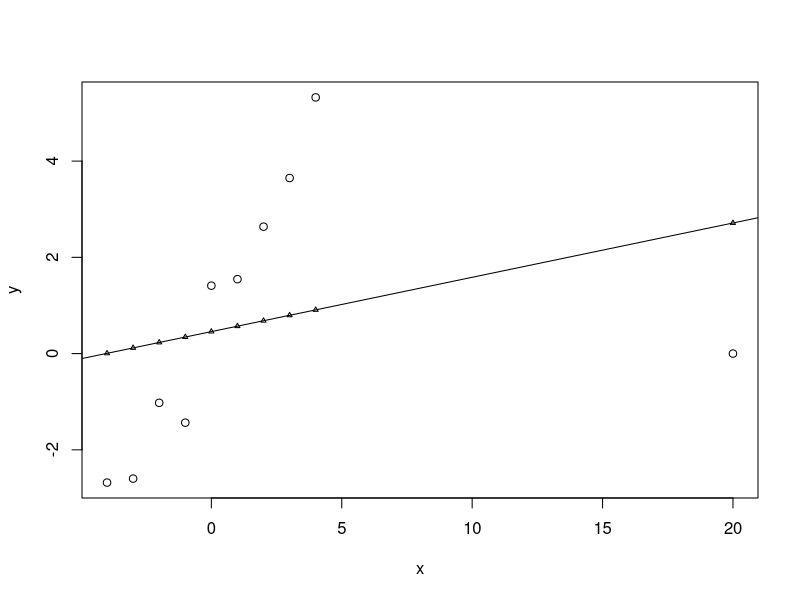
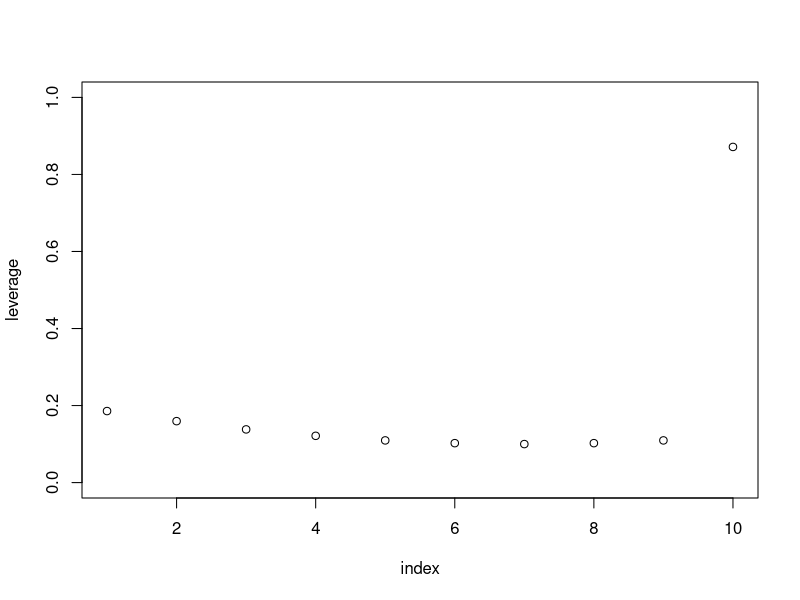
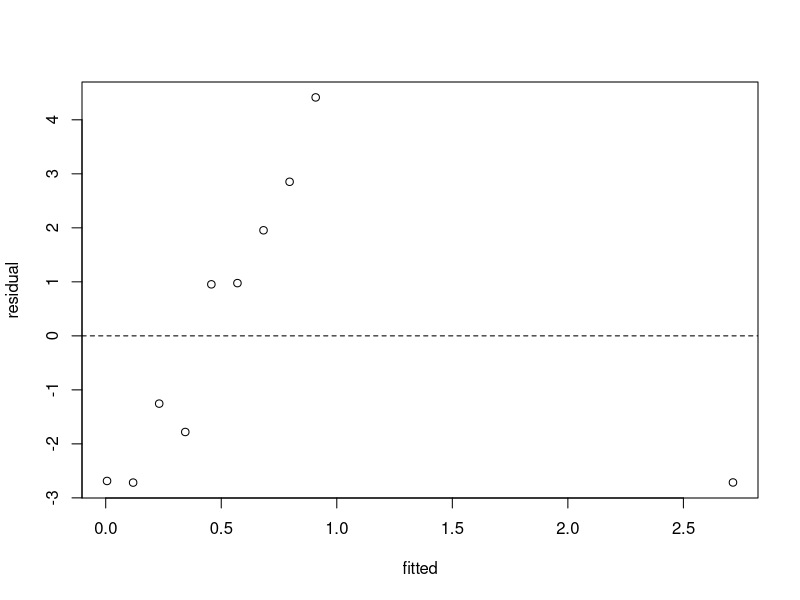
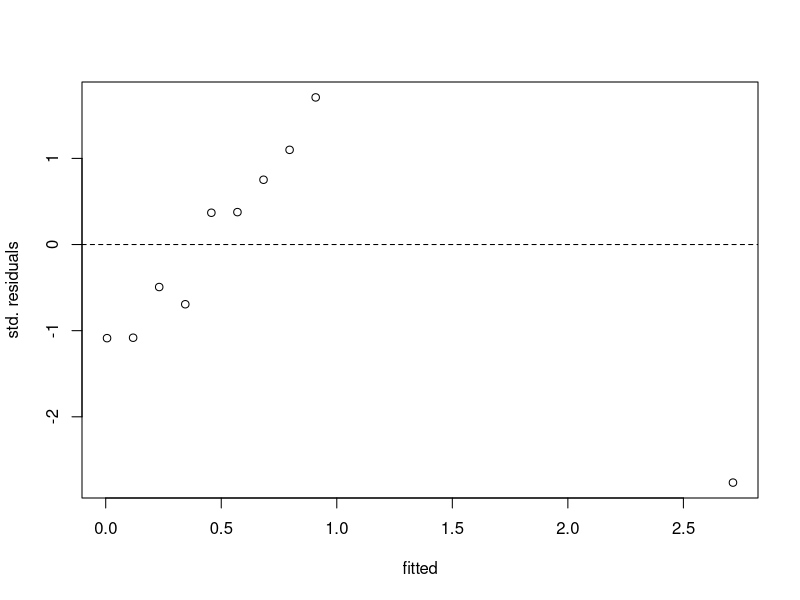
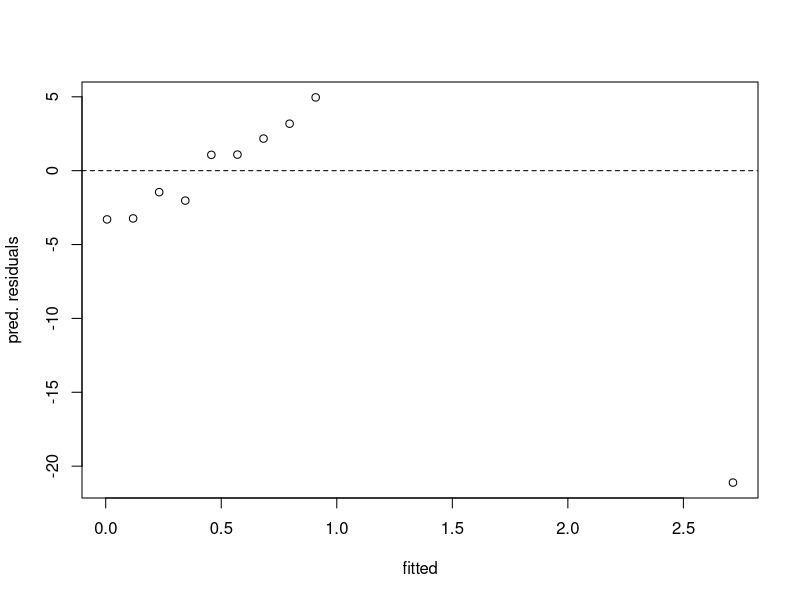
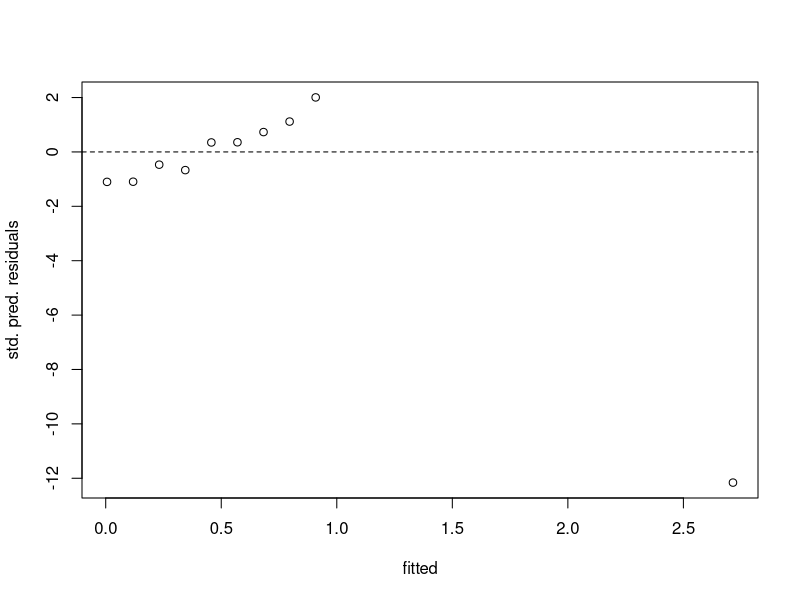
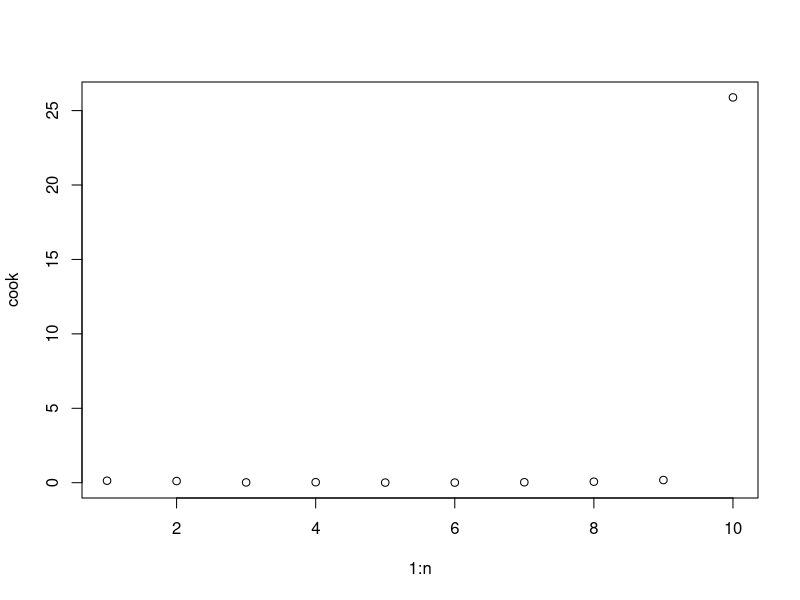
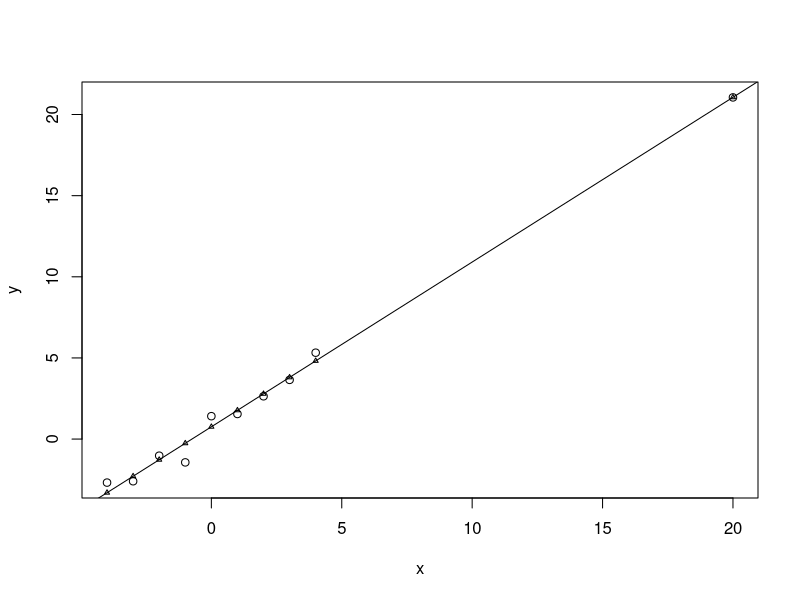

Write R code to recreate these figures, in order.
## ---- chunk 1
knitr::opts_chunk$set(echo = TRUE)
## ---- chunk 2
MakePlots <- function(x, y) {
  n <- length(x)
  
  plot(x, y, xlab="x", ylab="y")
  mod <- lm(y ~ x)
  abline(coef(mod)[1], coef(mod)[2])
  fit <- fitted(mod)
  points(x, fit, pch=2, cex=0.5)
  
  
  res <- resid(mod)
  lev <- hat(as.matrix(cbind(1, x)))
  plot(1:n, lev, xlab="index", ylab="leverage", ylim=c(0,1))
  
  plot(fit, res, xlab="fitted", ylab="residual")
  abline(h=0, lty=2)
  
  
  res.std <- rstandard(mod)
  plot(fit, res.std, xlab="fitted", ylab="std. residuals")
  abline(h=0, lty=2)
  
  res.pred <- res / (1 - lev)
  plot(fit, res.pred, xlab="fitted", ylab="pred. residuals")
  abline(h=0, lty=2)
  
  
  res.stdpred <- rstudent(mod)
  plot(fit, res.stdpred, xlab="fitted", ylab="std. pred. residuals")
  abline(h=0, lty=2)
  
  
  cook <- cooks.distance(mod)
  plot(1:n, cook)
}
## ---- chunk 3
x <- c((-4):4, 20)
n <- length(x)
p <- 1
y <- x + 1 + rnorm(n, sd=0.5)
y[n] <- 0
MakePlots(x, y) # custom function that I wrote
## ---- chunk 4
y[n] <- x[n] + 1 + rnorm(1, sd=0.5)
MakePlots(x, y)
## ---- chunk 5
x <- c((-4):4)
n <- length(x)
p <- 1
y <- x + 1 + rnorm(n, sd=0.5)
y[n/2+1] <- 10
MakePlots(x, y)
